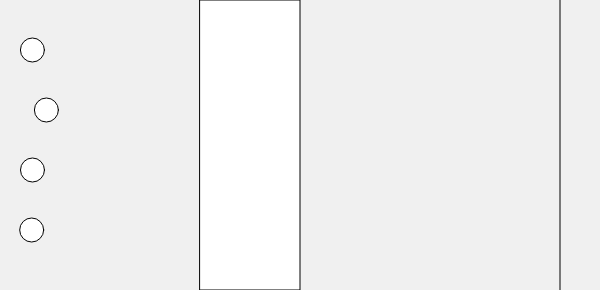
Frame 1 (no input)
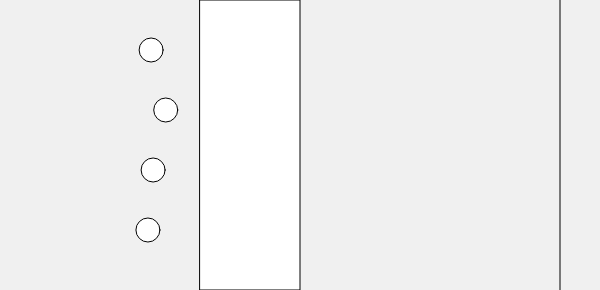
Frame 60 (no input)
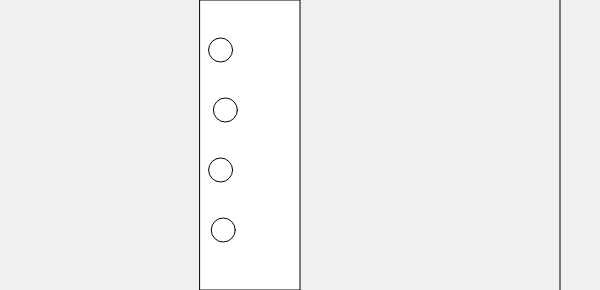
Frame 120 (the mouse pressed at the canvas centre since frame 60)

The p5.js sketch that drew these frames (run headless with seeded random() and noise() and a simulated clock; from frame 60 on, the mouse is pressed at the canvas centre):

// p5.js sketch
// ── sketch.js
let racerXs = [30, 45, 30, 30];
let startY = 50;
let yStep = 60;
let finishX = 560;

function setup() {
  createCanvas(600, startY + yStep * racerXs.length);
}

function draw() {
  background(240);

 
 
  rect(200, 0, 100, height);

  line(finishX, 0, finishX, height);

  for (let i = 0; i < racerXs.length; i++) {
    let y = startY + yStep * i;

    if (racerXs[i] < finishX) {

      
      if (racerXs[i] > 200 && racerXs[i] < 300) {
        racerXs[i] += random(0.2, 1);
      } else {
        racerXs[i] += random(1, 3);
      }

    }

    circle(racerXs[i], y, 24);
  }
}
